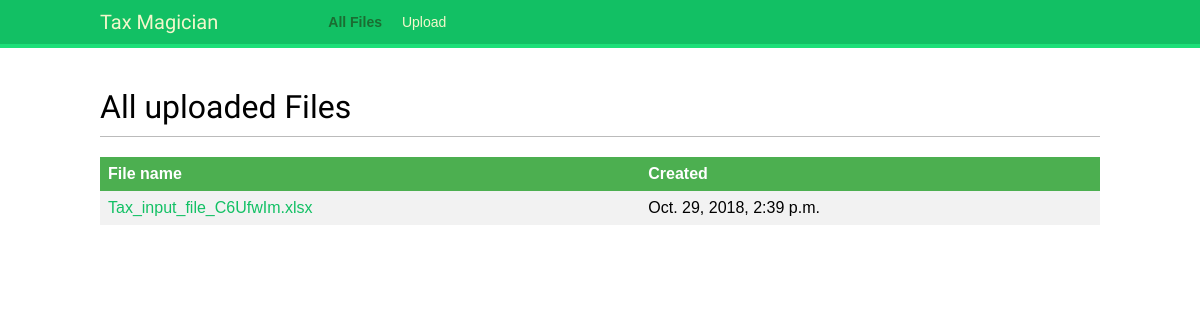
Before: / with the older database file.
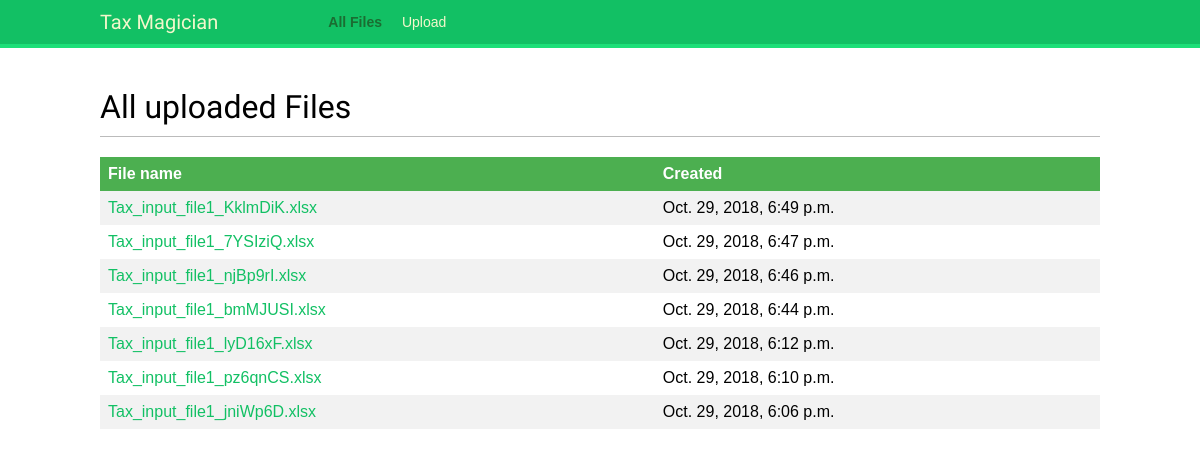
After: the same page with the newer database file.
### taxcalculation/models.py (models this page shows, shortened)
class File(models.Model):
    upload = models.FileField(upload_to='uploads/%Y/%m/%d/')
    created = models.DateTimeField(auto_now_add=True)
    class Meta:
        ordering = ('-created',)
    def get_filename(self):
        return os.path.basename(self.upload.name)
    def get_absolute_url(self):
        return reverse('taxcalculation:file_detail', args=[self.id, ])

### taxcalculation/views.py (the view)
# urls.py: 2. Add a URL to urlpatterns:  path('', views.home, name='home')
def home(request):
    files = File.objects.all()
    return render(request, "taxcalculation/home.html", {'section': 'home',
                                                        'files': files})

### taxcalculation/templates/taxcalculation/home.html (shortened to what this page needs)
{% extends "base.html" %}
{% block content %}
    <h1>All uploaded Files</h1>
    <table>
        <tr>
            <th>File name</th>
            <th>Created</th>
        </tr>
        {% for file in files %}
            <tr>
                <td><a href="{{ file.get_absolute_url }}">{{ file.get_filename }}</a></td>
                <td>{{ file.created }}</td>
            </tr>
        {% endfor %}
    </table>
{% endblock %}

### taxcalculation/templates/base.html (shortened to what this page needs)
{% load staticfiles %}
<!DOCTYPE html>
<html>
<head>
    <link href="{% static "css/base.css" %}" rel="stylesheet">
</head>
<body>
    <div id="header">
        <span class="logo"><a href="{% url 'taxcalculation:home' %}">Tax Magician</a></span>
            <ul class="menu">
                <li {% if section == "home" %}class="selected"{% endif %}>
                    <a href="{% url "taxcalculation:home" %}">All Files</a>
                </li>
                <li {% if section == "upload" %}class="selected"{% endif %}>
                    <a href="{% url "taxcalculation:upload" %}">Upload</a>
                </li>
            </ul>
    </div>
    <div id="content">
        {% block content %}
        {% endblock %}
    </div>
</body>
</html>

### taxcalculation/static/css/base.css (style rules this page uses)
body { margin:0; padding:0; font-family:helvetica, sans-serif; }
a { color:#12c064; text-decoration:none; }
h1, h2, h3, h4, h5 , h6 { font-family: 'Muli', sans-serif; font-weight:normal; }
h1 { border-bottom:1px solid #bbb; padding:0 0 10px 0; margin:10px 0 20px 0; }
#header { padding:10px 100px; font-size:14px; background:#12c064; color:#fff; border-bottom:4px solid #1cdf78; overflow:auto; }
#header .logo { font-family: 'Muli', sans-serif; float:left; color:#f3f7cc; font-size:20px; margin-right:10%; }
#header ul.menu { list-style:none; float:left; margin:0; padding:0; }
#header ul.menu li { float:left; padding:4px 10px; }
#header ul.menu li.selected a, #header ul.menu li.selected a:hover { color:#1b6d32; font-weight:bold; }
#header a { color:#f3f7cc; }
#content { padding:30px 100px; }
table { border-collapse: collapse; width: 100%; }
th, td { text-align: left; padding: 8px; }
th { background-color: #4CAF50; color: white; }
tr:nth-child(even) { background-color: #f2f2f2; }

Changed rows visible on the page:
removed File: get_filename "Tax_input_file_C6UfwIm.xlsx", created "Oct. 29, 2018, 2:39 p.m."
added File: get_filename "Tax_input_file1_KklmDiK.xlsx", created "Oct. 29, 2018, 6:49 p.m."
added File: get_filename "Tax_input_file1_7YSIziQ.xlsx", created "Oct. 29, 2018, 6:47 p.m."
added File: get_filename "Tax_input_file1_njBp9rI.xlsx", created "Oct. 29, 2018, 6:46 p.m."
added File: get_filename "Tax_input_file1_bmMJUSI.xlsx", created "Oct. 29, 2018, 6:44 p.m."
added File: get_filename "Tax_input_file1_lyD16xF.xlsx", created "Oct. 29, 2018, 6:12 p.m."
added File: get_filename "Tax_input_file1_pz6qnCS.xlsx", created "Oct. 29, 2018, 6:10 p.m."
added File: get_filename "Tax_input_file1_jniWp6D.xlsx", created "Oct. 29, 2018, 6:06 p.m."
